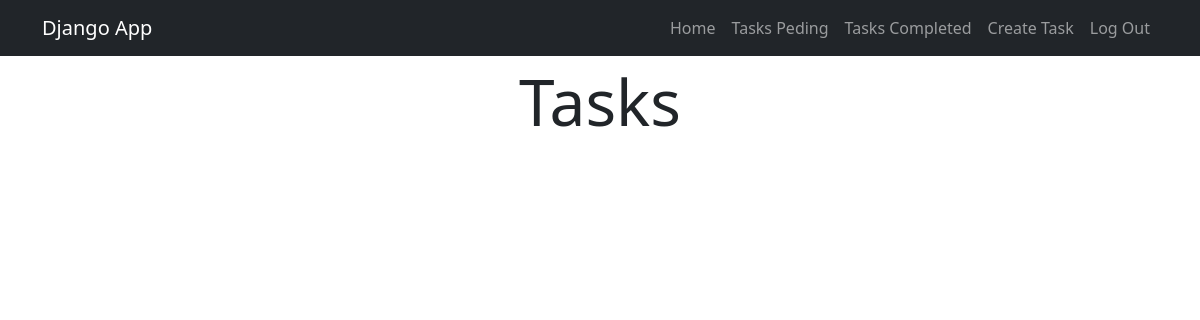
/tasks/ (signed in), run on an earlier commit of the app's database.
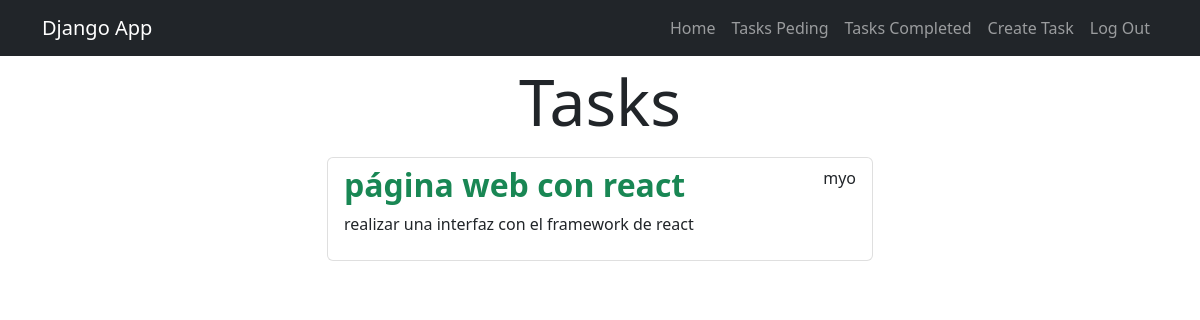
And on a later commit of the database.
### tasks/models.py (models this page shows, shortened)
class Task(models.Model):
    title = models.CharField(max_length=100)
    description = models.TextField(blank=True)
    created = models.DateTimeField(auto_now_add=True)
    datecompleted = models.DateTimeField(null=True)
    important = models.BooleanField(default=False)
    user = models.ForeignKey(User, on_delete=models.CASCADE)

### tasks/views.py (the view)
# urls.py: path('tasks/', views.tasks, name='tasks'),
@login_required
def tasks(request):
    tasks = Task.objects.filter(user=request.user, datecompleted__isnull=True)
    return render(request, 'tasks.html', {
        'tasks': tasks
    })

### tasks/templates/tasks.html (shortened to what this page needs)
{% extends "base.html" %}
{% block content %}
<main class="container">
    <div class="row">
        <div class="col-md-6 offset-md-3">
            <h1 class="text-center display-3 py-2">Tasks</h1>
            <ul class="list-group">
                {% for task in tasks %}
                <a class="list-group-item" href="{% url 'task_detail' task.id %}">
                    <header class="d-flex justify-content-between">
                        {% if task.important %}
                        <h2 class="fw-bold text-success">{{ task.title }}</h2>
                        {% else %}
                        <h2 class="fw-bold">{{ task.title }}</h2>
                        {% endif %}
                        <p>{{ task.user.username }}</p>
                    </header>
                    <p>{{ task.description }}</p>
                </a>
                {% endfor %}
            </ul>
        </div>
    </div>
</main>
{% endblock %}

### tasks/templates/base.html (shortened to what this page needs)
<!DOCTYPE html>
<html lang="en">
<head>
    <link href="https://cdn.jsdelivr.net/npm/bootstrap@5.2.2/dist/css/bootstrap.min.css" rel="stylesheet"
>
</head>
<body>
    <nav class="navbar navbar-expand-lg bg-dark navbar-dark">
        <div class="container">
            <a class="navbar-brand" href="{% url 'home' %}">Django App</a>
            <div class="collapse navbar-collapse" id="navbarNav">
                <ul class="navbar-nav ms-auto">
                    <li class="nav-item">
                        <a href="{% url 'home' %}" class="nav-link">Home</a>
                    </li>
                    {% if user.is_authenticated %}
                    <li class="nav-item">
                        <a href="{% url 'tasks' %}" class="nav-link">Tasks Peding</a>
                    </li>
                    <li class="nav-item">
                        <a href="{% url 'tasks_completed' %}" class="nav-link">Tasks Completed</a>
                    </li>
                    <li class="nav-item">
                        <a href="{% url 'create_task' %}" class="nav-link">Create Task</a>
                    </li>
                    <li class="nav-item">
                        <a href="{% url 'logout' %}" class="nav-link">Log Out</a>
                    </li>
                    {% endif %}
                </ul>
            </div>
        </div>
    </nav>
    {% block content %}
    {% endblock %}
</body>
</html>

What changed in the data, as far as the page shows it:
added Task: title "página web con react", user.username "myo", description "realizar una interfaz con el framework de react"
